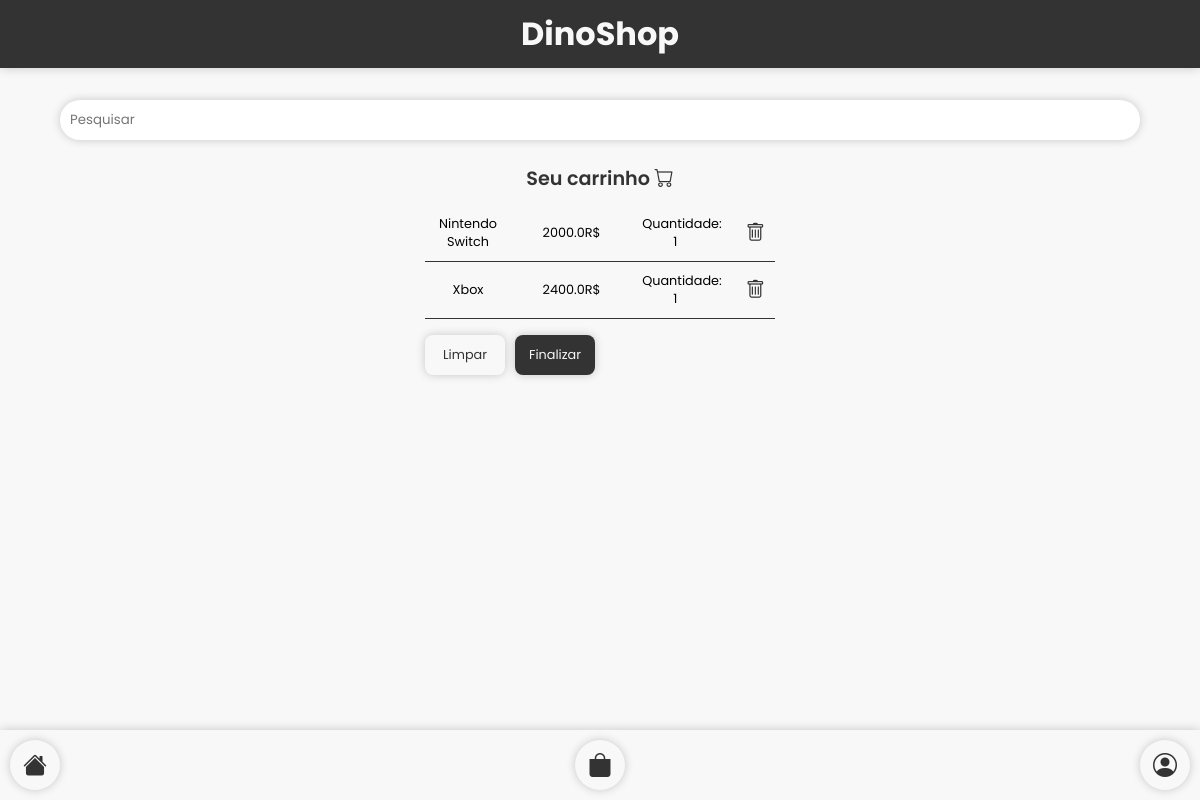
The app's page /carrinho (signed in) with its own data.
### tables this page shows
CREATE TABLE carrinho (id INTEGER PRIMARY KEY AUTOINCREMENT, produto_id INTEGER NOT NULL, usuario_id INTEGER NOT NULL, quantidade INTEGER NOT NULL, preco REAL NOT NULL, nome TEXT, FOREIGN KEY (produto_id) REFERENCES produtos (id) ON DELETE CASCADE, FOREIGN KEY (usuario_id) REFERENCES dados (id) ON DELETE CASCADE);

### app.py (the view)
@login_required
@app.route('/carrinho')
def carrinho():
    connect = sqlite3.connect('data/dados.db')
    connect.row_factory = sqlite3.Row
    cursor = connect.cursor()
    cursor.execute('SELECT * FROM carrinho WHERE usuario_id=?',(current_user.id,))
    produtos = cursor.fetchall()
    connect.close()
    return render_template('carrinho.html',produtos=produtos)

### app.py (called while the page is built)
@login_manager.user_loader
def load_user(user_id):
    connect = sqlite3.connect('data/dados.db')
    connect.row_factory = sqlite3.Row
    cursor = connect.cursor()
    cursor.execute('SELECT * FROM dados WHERE id=?', (user_id,))
    user = cursor.fetchone()
    connect.close()
    if user:
        return User(user['id'], user['nome'], user['email'], user['foto'])
    return None

### templates/carrinho.html
{% extends 'base.html' %}
{% block content %}
    <div class="carrinho">
        <h1>Seu carrinho <i class="bi bi-cart"></i></h1>
        {% if produtos %}
            {% for produto in produtos %}
                <div class="produtos-carrinho">
                    <p class="nome-produto-carrinho">{{produto['nome']}}</p>
                    <p class="preco-produto-carrinho">{{produto['preco']}}R$</p>
                    <p class="quantidade-produto-carrinho">Quantidade: {{produto['quantidade']}}</p>
                    <a href="/carrinho/remover/{{produto['id']}}"><i class="bi bi-trash"></i></a>
                </div>
            {% endfor %}
            <div class="botao-acao">
                <a href="/carrinho/limpar-carrinho" class="vermelho">Limpar</a>
                <a href="/carrinho/finalizar-compra" class="verde">Finalizar</a>
            </div>
        {% else %}
            <p>Seu carrinho esta vazio</p>
        {% endif %}
    </div>
{% endblock %}

### static/style.css (style rules this page uses)
* { margin: 0; padding: 0; box-sizing: border-box; font-family: 'Poppins', sans-serif; text-decoration: none; }
body { background-color: #f8f8f8; display: flex; flex-direction: column; min-height: 100vh; width: 100%; align-items: center; }
.produtos-carrinho { display: flex; padding: 10px; width: 350px; text-align: center; gap: 10px; border-bottom: 1px solid #333; justify-content: space-between; align-items: center; font-size: 0.8rem; }
.carrinho h1 { font-weight: 600; font-size: 1.2rem; margin: 0.5rem; margin-bottom: 12px; color: #333; text-align: center; }
.carrinho { display: flex; flex-direction: column; width: 100%; }
.botao-acao { display: flex; gap: 10px; margin-top: 1rem; }
.botao-acao a { text-decoration: none; color: #333; border-radius: 8px; padding: 6px; box-shadow: 0px 0px 10px rgba(0,0,0,0.2); width: 80px; height: 40px; display: flex; justify-content: center; align-items: center; transition: all 0.2s ease-in-out; font-size: 0.8rem; }
.botao-acao .vermelho { background-color: #f8f8f8; color: #333; }
.botao-acao .verde { background-color: #333; color: #f8f8f8; }
.produtos-carrinho i { font-size: 1.2rem; color: #333; }
.nome-produto-carrinho { width: 20%; }
.preco-produto-carrinho { width: 20%; }
.quantidade-produto-carrinho { width: 20%; }

### static/produto.css (style rules this page uses)
* { margin: 0; padding: 0; box-sizing: border-box; font-family: 'Poppins', sans-serif; text-decoration: none; }
body { background-color: #f8f8f8; display: flex; flex-direction: column; min-height: 100vh; width: 100%; align-items: center; }

### records on screen
carrinho: nome "Nintendo Switch", preco "2000.0", quantidade "1"
carrinho: nome "Xbox", preco "2400.0", quantidade "1"
